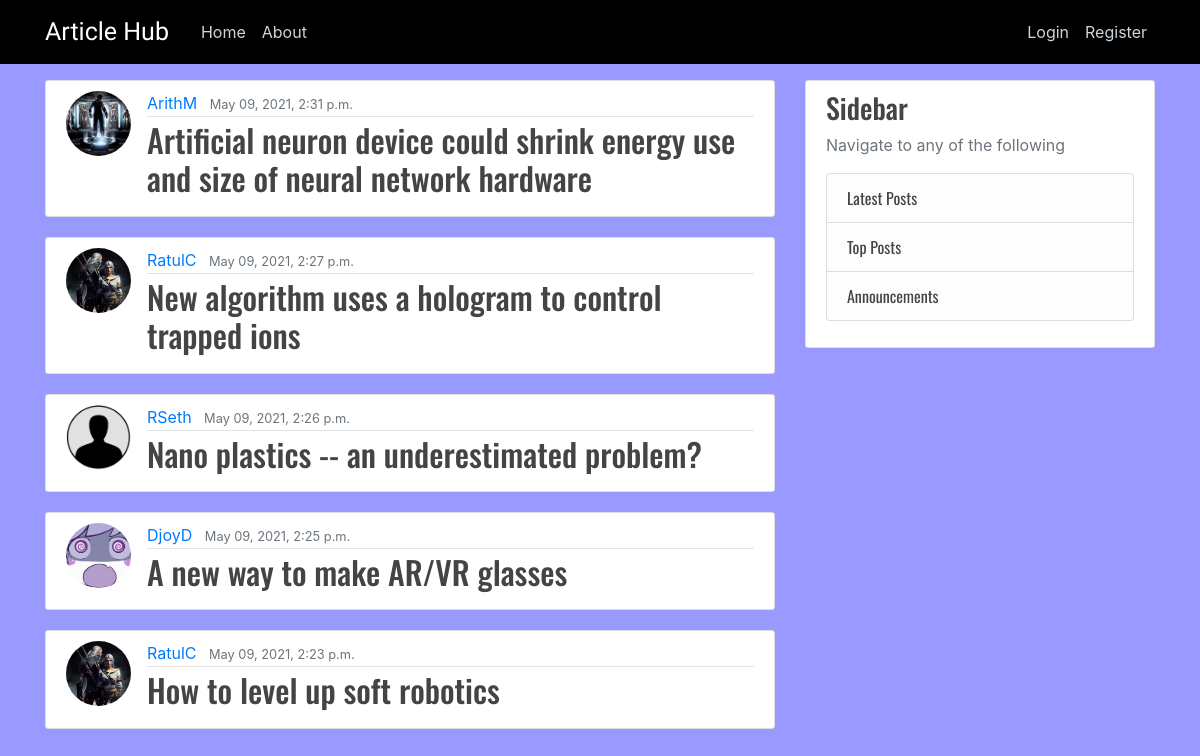
Screenshot of /latest-posts/ with the database file from the repository.
### blog/models.py (models this page shows, shortened)
class Post(models.Model):
    title = models.CharField(max_length=150)
    content = models.TextField()
    date_posted = models.DateTimeField(auto_now_add=True)
    author = models.ForeignKey(User, on_delete=models.CASCADE)
    likes = models.ManyToManyField(User, related_name='likes')

### users/models.py (models this page shows, shortened)
class Profile(models.Model):
    user = models.OneToOneField(User, on_delete=models.CASCADE)
    image = models.ImageField(default='default.jpg', upload_to='profile_pics')

### blog/views.py (the view)
# urls.py: path('latest-posts/', latest_posts, name='latest-posts'),
def latest_posts(request):
    posts = Post.objects.all().order_by('-date_posted')[:5]
    return render(request, 'blog/latest_posts.html', {'posts': posts})

### blog/templates/blog/latest_posts.html
{% extends "blog/base.html" %}
{% block content %}
    {% for post in posts %}
        <article class="media content-section">
            <img class="rounded-circle article-img" src="{{ post.author.profile.image.url }}">
            <div class="media-body">
                <div class="article-metadata">
                  <a class="mr-2" href="{% url 'user-posts' post.author.username %}">{{ post.author }}</a>
                  <small class="text-muted">{{ post.date_posted|date:"F d, Y, P" }}</small>
                </div>
                <h2><a class="article-title" href="{% url 'post-detail' post.id %}">{{ post.title }}</a></h2>
            </div>
        </article>
    {% endfor %}
{% endblock content %}

### blog/static/main.css (style rules this page uses)
body { background: #fafafa; color: #333333; margin-top: 5rem; }
h1, h2, h3, h4, h5, h6 { color: #444444; }
.content-section { background: #ffffff; padding: 10px 20px; border: 1px solid #dddddd; border-radius: 3px; margin-bottom: 20px; }
.article-title { color: #444444; font-family: 'Oswald', sans-serif; }
.article-img { height: 65px; width: 65px; margin-right: 16px; }
.article-metadata { padding-bottom: 1px; margin-bottom: 4px; border-bottom: 1px solid #e3e3e3 }

### rows the page displays
Post: author.profile.image (picture), author "ArithM", date_posted "May 09, 2021, 2:31 p.m.", title "Artificial neuron device could shrink energy use and size of neural network hardware"
Post: author.profile.image (picture), author "RatulC", date_posted "May 09, 2021, 2:27 p.m.", title "New algorithm uses a hologram to control trapped ions"
Post: author.profile.image (placeholder picture), author "RSeth", date_posted "May 09, 2021, 2:26 p.m.", title "Nano plastics -- an underestimated problem?"
Post: author.profile.image (picture), author "DjoyD", date_posted "May 09, 2021, 2:25 p.m.", title "A new way to make AR/VR glasses"
Post: author.profile.image (picture), author "RatulC", date_posted "May 09, 2021, 2:23 p.m.", title "How to level up soft robotics"
